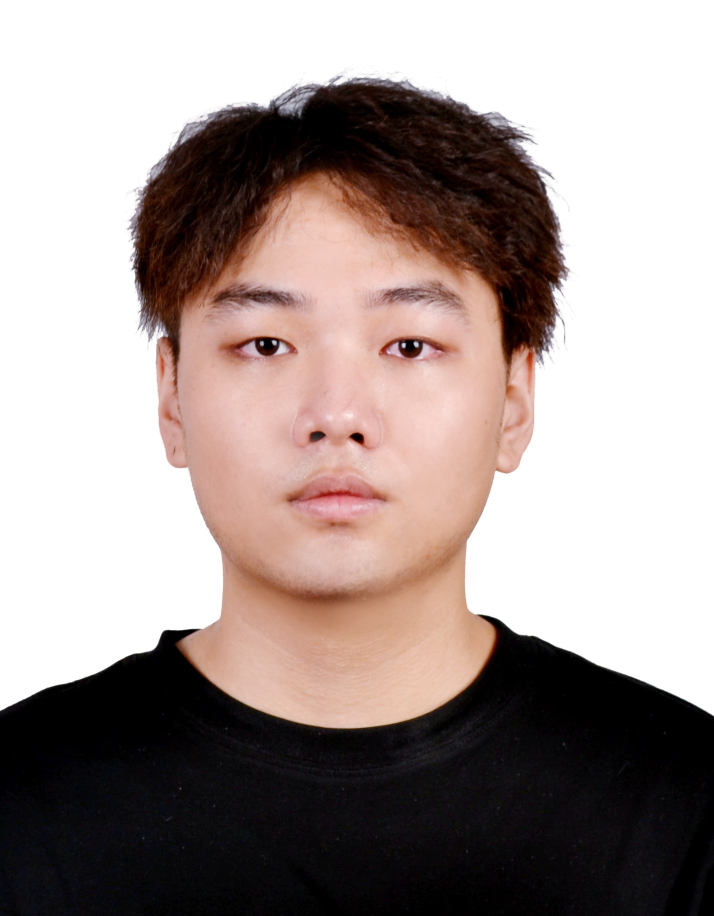
#> input picture mypicture.jpg, 1428 x 1832 px (shown at 1/2 size)
$ python -i enhancement.py   (imports and definitions only)   (older library calls are emulated)
#> lines starting #> are read from the running program, lines starting #| are printed output that depends on the picture
#> further down, picture is the input picture: shape (1832, 1428, 3); mean B, G, R 147, 150.5, 163.4
"""Exposure-adaptive low-light enhancement for BGR camera frames, without weights."""
from dataclasses import dataclass

import cv2
import numpy as np


@dataclass
class EnhancementResult:
    image: np.ndarray
    applied: bool
    brightness: float
    gamma: float


class AdaptiveLowLightEngine:
    def __init__(self):
        self.reset()

    def reset(self):
        self._gamma = None
        self._brightness = None

    def process(self, image, strength=0.65):
#> called with strength = 0.65
        if image is None or image.size == 0 or image.dtype != np.uint8 or image.ndim != 3 or image.shape[2] != 3:
            raise ValueError("暗光增强需要非空 uint8 BGR 图像")
        strength = float(np.clip(strength, 0.0, 1.0))
        # Bounded-cost exposure statistics on a thumbnail.
        h, w = image.shape[:2]
#> h = 1832; w = 1428
        scale = min(1.0, 256.0 / max(h, w))
#> scale = 0.14
        thumbnail = cv2.resize(image, (max(1, round(w * scale)), max(1, round(h * scale))), interpolation=cv2.INTER_AREA)
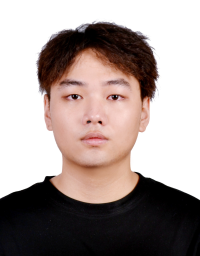
#> thumbnail: shape (256, 200, 3); mean B, G, R 147, 150.5, 163.4
        luma_small = cv2.cvtColor(thumbnail, cv2.COLOR_BGR2GRAY).astype(np.float32) / 255.0
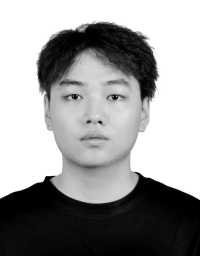
#> luma_small: shape (256, 200) float32; min 0, max 1, mean 0.604
        brightness = float(np.percentile(luma_small, 60))
#> brightness = 1
        # Leave normal/daylight frames alone; black frames contain no recoverable detail.
        if strength == 0 or brightness >= 0.42 or float(luma_small.max()) < 0.015:
            self.reset()
            return EnhancementResult(image, False, brightness, 1.0)
        target_gamma = float(np.clip(np.log(0.42) / np.log(max(brightness, 0.02)), 0.45, 1.0))
        target_gamma = 1.0 - strength * (1.0 - target_gamma)
        # Smooth modest exposure changes; reset immediately on scene cuts.
        if self._gamma is None or abs(brightness - self._brightness) > 0.12:
            gamma = target_gamma
        else:
            gamma = 0.75 * self._gamma + 0.25 * target_gamma
        self._gamma, self._brightness = gamma, brightness
        # Mild edge-preserving denoising only in frames needing enhancement.
        # OpenCV's uint8 SIMD path avoids several full-resolution float RGB buffers.
        smooth = cv2.bilateralFilter(image, 5, 10, 3)
        base = cv2.addWeighted(image, 1 - 0.2 * strength, smooth, 0.2 * strength, 0)
        illumination = cv2.GaussianBlur(luma_small, (0, 0), 3)
        illumination = cv2.resize(illumination, (w, h), interpolation=cv2.INTER_LINEAR)
        gain = np.power(np.maximum(illumination, 0.025), gamma - 1)
        gain = np.minimum(gain, 1 + 2.0 * strength)
        # Scale B/G/R equally, capping gain at local highlight headroom.
        blue, green, red = cv2.split(base)
        brightest = cv2.max(cv2.max(blue, green), red).astype(np.float32)
        headroom = 255.0 / np.maximum(brightest, 1.0)
        gain = np.minimum(gain, headroom)
        corrected = cv2.multiply(base, cv2.merge((gain, gain, gain)), dtype=cv2.CV_32F)
        output = cv2.convertScaleAbs(corrected)
        applied = cv2.norm(output, image, cv2.NORM_L1) / image.size >= 0.5
        return EnhancementResult(output if applied else image, applied, brightness, gamma)

    def enhance(self, image, strength=0.65):
        return self.process(image, strength).image

>>> import cv2
>>> picture = cv2.imread('mypicture.jpg')
>>> result = AdaptiveLowLightEngine().process(picture)
